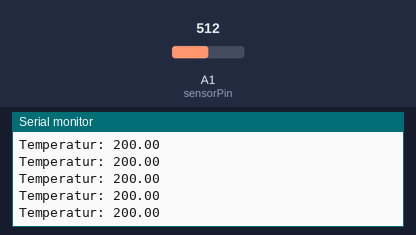
This sketch was run on a simulated Arduino Uno, built with avr-gcc and run on an emulated ATmega328P. Shown: the last lines printed to the serial monitor. The test bench sets the inputs (shaded band); at power-on: A1 (sensorPin) = 512.

Above: at 4.2 s.
4.3 s: A1 (sensorPin) set to 320
At 4.9 s:
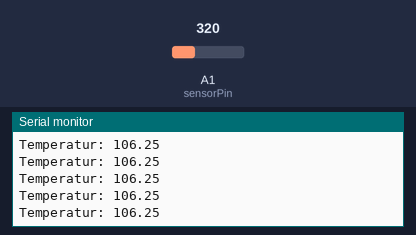
7.3 s: A1 (sensorPin) set to 293
At 8.4 s:
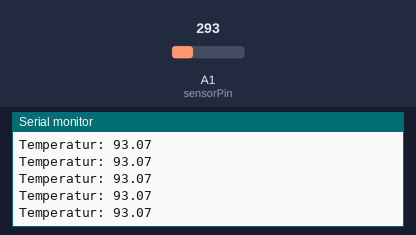
10.3 s: A1 (sensorPin) set to 132
At 11.4 s:
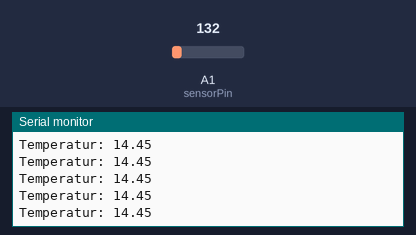
11.8 s: A1 (sensorPin) set to 117
At 12.7 s:
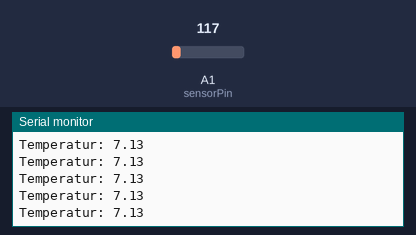
Timing chart, 0 to 14.8 s (numbered marks = the images above; inputs shaded):
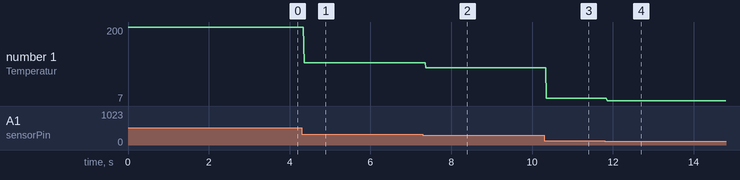

Measured:
- after the input at 4.3 s, the serial monitor: prints a new line after 0.06 s (image 1)
- after the input at 7.3 s, the serial monitor: prints a new line after 0.07 s (image 2)
- after the input at 10.3 s, the serial monitor: prints a new line after 0.06 s (image 3)
- after the input at 11.8 s, the serial monitor: prints a new line after 0.06 s (image 4)
- plotted number 1: 200 → 106.25 after the input at 4.3 s, 106.25 → 93.07 after the input at 7.3 s, 93.07 → 14.45 after the input at 10.3 s, 14.45 → 7 after the input at 11.8 s

The sketch:

Temperatursensor.ino
```cpp
// (licence header left out)
const int sensorPin = A1;

void setup(){
             Serial.begin(9600);
            }

void loop(){
            int sensorVal = analogRead(sensorPin);
            float voltage = (sensorVal/1024.0)*5;
            float temperature = (voltage - .5)*100; // Temperatur_Berechnung

            Serial.println(temperature); // Serial Monitor
            Serial.print("Temperatur: "); // Serial Monitor

  }
```
